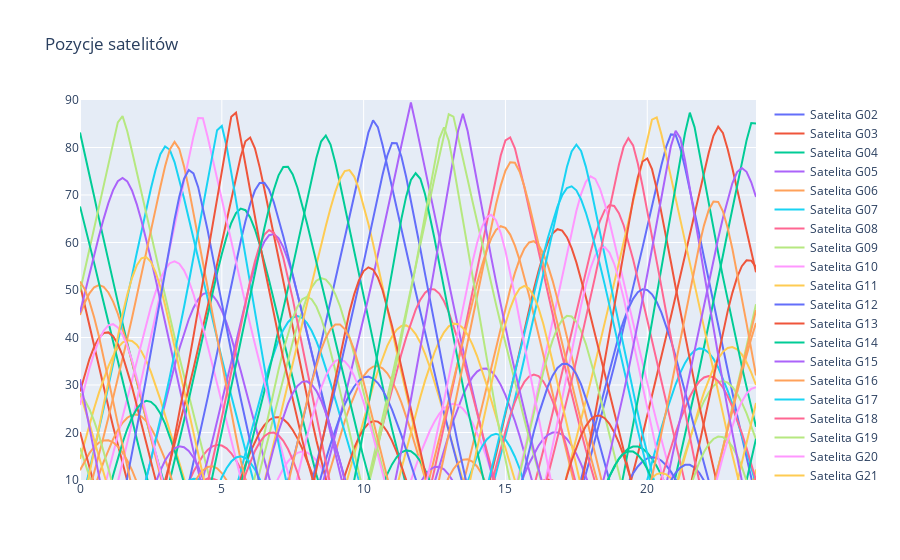

Notebook code for this chart:
### Code cell
#wykres elewacji satelitów

fig = go.Figure()
for sat in df['satelita'].unique():
    sat_data = df[df['satelita'] == sat]
    fig.add_trace(go.Scatter(
        x=sat_data['czas'],
        y=sat_data['elewacja'],
        mode='lines',
        name=f'Satelita {sat}'
    ))

fig.update_layout(
    scene=dict(
        xaxis=dict(title='czas', range=[0, 24]),
        yaxis=dict(title='elewacja'),
    ),
    title='Pozycje satelitów',
    showlegend=True,
    yaxis_range=[maska, 90]
)

fig.show()

### Figure 1 — Plotly figure (JSON) as saved in the notebook; plotly's stock layout.template omitted (floating-point values rounded to 4 significant figures; data arrays with more than 128 entries replaced by an {"elided": "..."} marker saying what was removed)
{"data": [{"mode": "lines", "name": "Satelita G02", "type": "scatter", "x": {"elided": "144 float values"}, "y": {"elided": "144 float values"}}, {"mode": "lines", "name": "Satelita G03", "type": "scatter", "x": {"elided": "144 float values"}, "y": {"elided": "144 float values"}}, {"mode": "lines", "name": "Satelita G04", "type": "scatter", "x": {"elided": "144 float values"}, "y": {"elided": "144 float values"}}, {"mode": "lines", "name": "Satelita G05", "type": "scatter", "x": {"elided": "144 float values"}, "y": {"elided": "144 float values"}}, {"mode": "lines", "name": "Satelita G06", "type": "scatter", "x": {"elided": "144 float values"}, "y": {"elided": "144 float values"}}, {"mode": "lines", "name": "Satelita G07", "type": "scatter", "x": {"elided": "144 float values"}, "y": {"elided": "144 float values"}}, {"mode": "lines", "name": "Satelita G08", "type": "scatter", "x": {"elided": "144 float values"}, "y": {"elided": "144 float values"}}, {"mode": "lines", "name": "Satelita G09", "type": "scatter", "x": {"elided": "144 float values"}, "y": {"elided": "144 float values"}}, {"mode": "lines", "name": "Satelita G10", "type": "scatter", "x": {"elided": "144 float values"}, "y": {"elided": "144 float values"}}, {"mode": "lines", "name": "Satelita G11", "type": "scatter", "x": {"elided": "144 float values"}, "y": {"elided": "144 float values"}}, {"mode": "lines", "name": "Satelita G12", "type": "scatter", "x": {"elided": "144 float values"}, "y": {"elided": "144 float values"}}, {"mode": "lines", "name": "Satelita G13", "type": "scatter", "x": {"elided": "144 float values"}, "y": {"elided": "144 float values"}}, {"mode": "lines", "name": "Satelita G14", "type": "scatter", "x": {"elided": "144 float values"}, "y": {"elided": "144 float values"}}, {"mode": "lines", "name": "Satelita G15", "type": "scatter", "x": {"elided": "144 float values"}, "y": {"elided": "144 float values"}}, {"mode": "lines", "name": "Satelita G16", "type": "scatter", "x": {"elided": "144 float values"}, "y": {"elided": "144 float values"}}, {"mode": "lines", "name": "Satelita G17", "type": "scatter", "x": {"elided": "144 float values"}, "y": {"elided": "144 float values"}}, {"mode": "lines", "name": "Satelita G18", "type": "scatter", "x": {"elided": "144 float values"}, "y": {"elided": "144 float values"}}, {"mode": "lines", "name": "Satelita G19", "type": "scatter", "x": {"elided": "144 float values"}, "y": {"elided": "144 float values"}}, {"mode": "lines", "name": "Satelita G20", "type": "scatter", "x": {"elided": "144 float values"}, "y": {"elided": "144 float values"}}, {"mode": "lines", "name": "Satelita G21", "type": "scatter", "x": {"elided": "144 float values"}, "y": {"elided": "144 float values"}}, {"mode": "lines", "name": "Satelita G22", "type": "scatter", "x": {"elided": "144 float values"}, "y": {"elided": "144 float values"}}, {"mode": "lines", "name": "Satelita G23", "type": "scatter", "x": {"elided": "144 float values"}, "y": {"elided": "144 float values"}}, {"mode": "lines", "name": "Satelita G24", "type": "scatter", "x": {"elided": "144 float values"}, "y": {"elided": "144 float values"}}, {"mode": "lines", "name": "Satelita G25", "type": "scatter", "x": {"elided": "144 float values"}, "y": {"elided": "144 float values"}}, {"mode": "lines", "name": "Satelita G26", "type": "scatter", "x": {"elided": "144 float values"}, "y": {"elided": "144 float values"}}, {"mode": "lines", "name": "Satelita G27", "type": "scatter", "x": {"elided": "144 float values"}, "y": {"elided": "144 float values"}}, {"mode": "lines", "name": "Satelita G28", "type": "scatter", "x": {"elided": "144 float values"}, "y": {"elided": "144 float values"}}, {"mode": "lines", "name": "Satelita G29", "type": "scatter", "x": {"elided": "144 float values"}, "y": {"elided": "144 float values"}}, {"mode": "lines", "name": "Satelita G30", "type": "scatter", "x": {"elided": "144 float values"}, "y": {"elided": "144 float values"}}, {"mode": "lines", "name": "Satelita G31", "type": "scatter", "x": {"elided": "144 float values"}, "y": {"elided": "144 float values"}}, {"mode": "lines", "name": "Satelita G32", "type": "scatter", "x": {"elided": "144 float values"}, "y": {"elided": "144 float values"}}, {"mode": "lines", "name": "Satelita S101", "type": "scatter", "x": {"elided": "144 float values"}, "y": {"elided": "144 float values"}}, {"mode": "lines", "name": "Satelita S102", "type": "scatter", "x": {"elided": "144 float values"}, "y": {"elided": "144 float values"}}, {"mode": "lines", "name": "Satelita S103", "type": "scatter", "x": {"elided": "144 float values"}, "y": {"elided": "144 float values"}}, {"mode": "lines", "name": "Satelita S104", "type": "scatter", "x": {"elided": "144 float values"}, "y": {"elided": "144 float values"}}, {"mode": "lines", "name": "Satelita S105", "type": "scatter", "x": {"elided": "144 float values"}, "y": {"elided": "144 float values"}}, {"mode": "lines", "name": "Satelita S106", "type": "scatter", "x": {"elided": "144 float values"}, "y": {"elided": "144 float values"}}, {"mode": "lines", "name": "Satelita S107", "type": "scatter", "x": {"elided": "144 float values"}, "y": {"elided": "144 float values"}}, {"mode": "lines", "name": "Satelita S108", "type": "scatter", "x": {"elided": "144 float values"}, "y": {"elided": "144 float values"}}, {"mode": "lines", "name": "Satelita S109", "type": "scatter", "x": {"elided": "144 float values"}, "y": {"elided": "144 float values"}}, {"mode": "lines", "name": "Satelita S110", "type": "scatter", "x": {"elided": "144 float values"}, "y": {"elided": "144 float values"}}, {"mode": "lines", "name": "Satelita S119", "type": "scatter", "x": {"elided": "144 float values"}, "y": {"elided": "144 float values"}}, {"mode": "lines", "name": "Satelita S120", "type": "scatter", "x": {"elided": "144 float values"}, "y": {"elided": "144 float values"}}, {"mode": "lines", "name": "Satelita S121", "type": "scatter", "x": {"elided": "144 float values"}, "y": {"elided": "144 float values"}}, {"mode": "lines", "name": "Satelita S122", "type": "scatter", "x": {"elided": "144 float values"}, "y": {"elided": "144 float values"}}, {"mode": "lines", "name": "Satelita S123", "type": "scatter", "x": {"elided": "144 float values"}, "y": {"elided": "144 float values"}}, {"mode": "lines", "name": "Satelita S124", "type": "scatter", "x": {"elided": "144 float values"}, "y": {"elided": "144 float values"}}, {"mode": "lines", "name": "Satelita Q01", "type": "scatter", "x": {"elided": "144 float values"}, "y": {"elided": "144 float values"}}, {"mode": "lines", "name": "Satelita Q02", "type": "scatter", "x": {"elided": "144 float values"}, "y": {"elided": "144 float values"}}, {"mode": "lines", "name": "Satelita Q03", "type": "scatter", "x": {"elided": "144 float values"}, "y": {"elided": "144 float values"}}, {"mode": "lines", "name": "Satelita Q04", "type": "scatter", "x": {"elided": "144 float values"}, "y": {"elided": "144 float values"}}, {"mode": "lines", "name": "Satelita Q05", "type": "scatter", "x": {"elided": "144 float values"}, "y": {"elided": "144 float values"}}, {"mode": "lines", "name": "Satelita Q06", "type": "scatter", "x": {"elided": "144 float values"}, "y": {"elided": "144 float values"}}, {"mode": "lines", "name": "Satelita Q07", "type": "scatter", "x": {"elided": "144 float values"}, "y": {"elided": "144 float values"}}, {"mode": "lines", "name": "Satelita Q08", "type": "scatter", "x": {"elided": "144 float values"}, "y": {"elided": "144 float values"}}], "layout": {"scene": {"xaxis": {"range": [0, 24], "title": {"text": "czas"}}, "yaxis": {"title": {"text": "elewacja"}}}, "showlegend": true, "title": {"text": "Pozycje satelitów"}, "yaxis": {"range": [10, 90]}}}
